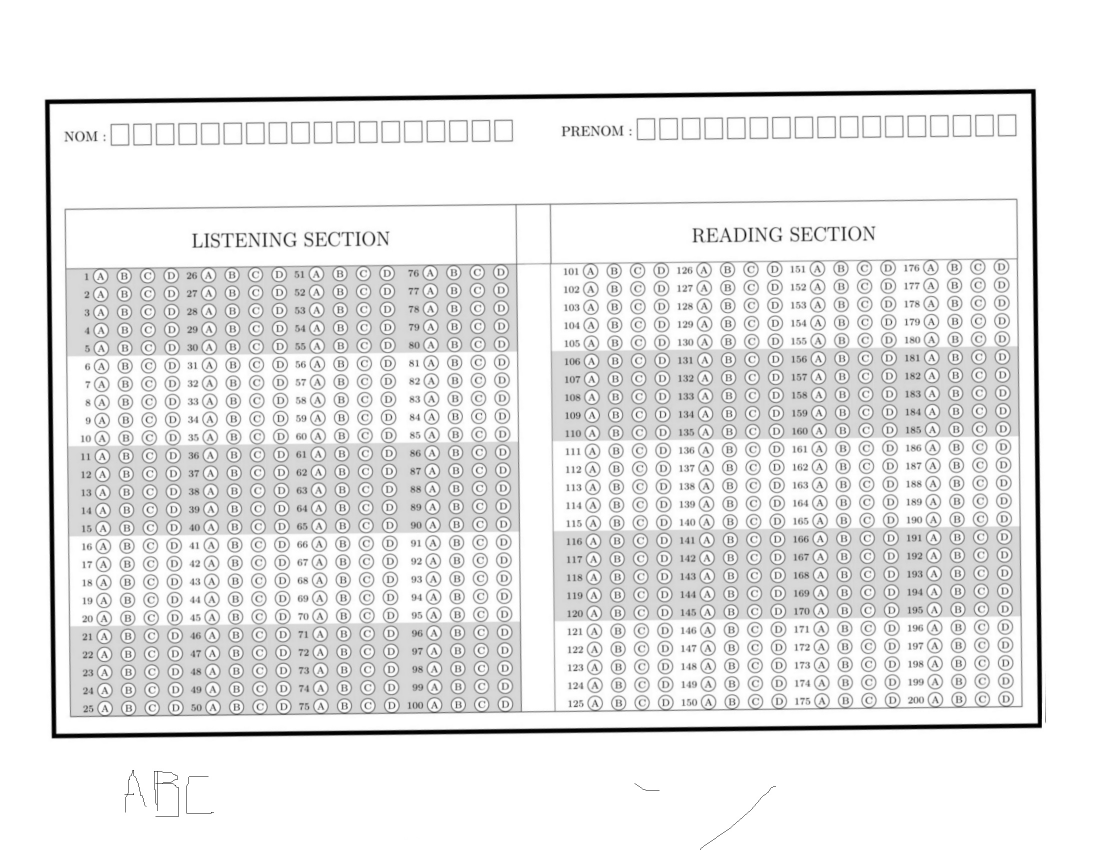
#> input picture Grille_Toeic-15-1.jpg, 2200 x 1700 px (shown at 1/2 size)
$ python resize.py   (older library calls are emulated)
#> lines starting #> are read from the running program, lines starting #| are printed output that depends on the picture; after the words box and inside, x2 and y2 are one past the last pixel; in counts of white or black regions, pixels touching at a corner belong together
#> further down, img1 is the input picture: shape (1700, 2200, 3); min 0, max 255, mean 233.2
# -*- coding: utf-8 -*-
import cv2 as cv
import numpy as np
import math
from PIL import Image, ImageStat


"""
This file contains functions to crop the white borders around the image

"""


def distaucarre(point, org=(0, 0)):
    return (math.pow(point[0] - org[0], 2) + math.pow(point[1] - org[1], 2))


# given a contour, returns the area of the smallest enclosing rectangle
def areaCnt(contour):
     rect = cv.minAreaRect(contour)
     return rect[1][0]*rect[1][1]


# calculates the brightness of an image
def brightness( cv_im ):
   cv_im = cv.cvtColor(cv_im,cv.COLOR_BGR2RGB)
   pil_im = Image.fromarray(cv_im)
   stat = ImageStat.Stat(pil_im)
   return stat.mean[0]


# true if the image is upside down
def isUpsideDown(img):
    width, height = img.shape[:2]

    # select a part of the image which is normally white
    y=int(height*0.08)
    x=int(width*0.2)
    h=int(height*0.05)
    w=int(width*0.2)
    sub_image = img[y:y+h, x:x+w]

    # if its brightness is less than the limit, it is upside down
    limit = 240
    return brightness(sub_image) < limit


# main function : crop the image to the enclosing rectangle (the size has already been normalized in p2j.py)
def resize(img):
    width, height = img.shape[:2]
#> width = 1700; height = 2200

    blurred = cv.GaussianBlur(img, (3, 3), 0)

    gray = cv.cvtColor(blurred, cv.COLOR_BGR2GRAY)
    thresh = cv.adaptiveThreshold(gray, 255, cv.ADAPTIVE_THRESH_GAUSSIAN_C, cv.THRESH_BINARY_INV, 3, 2)
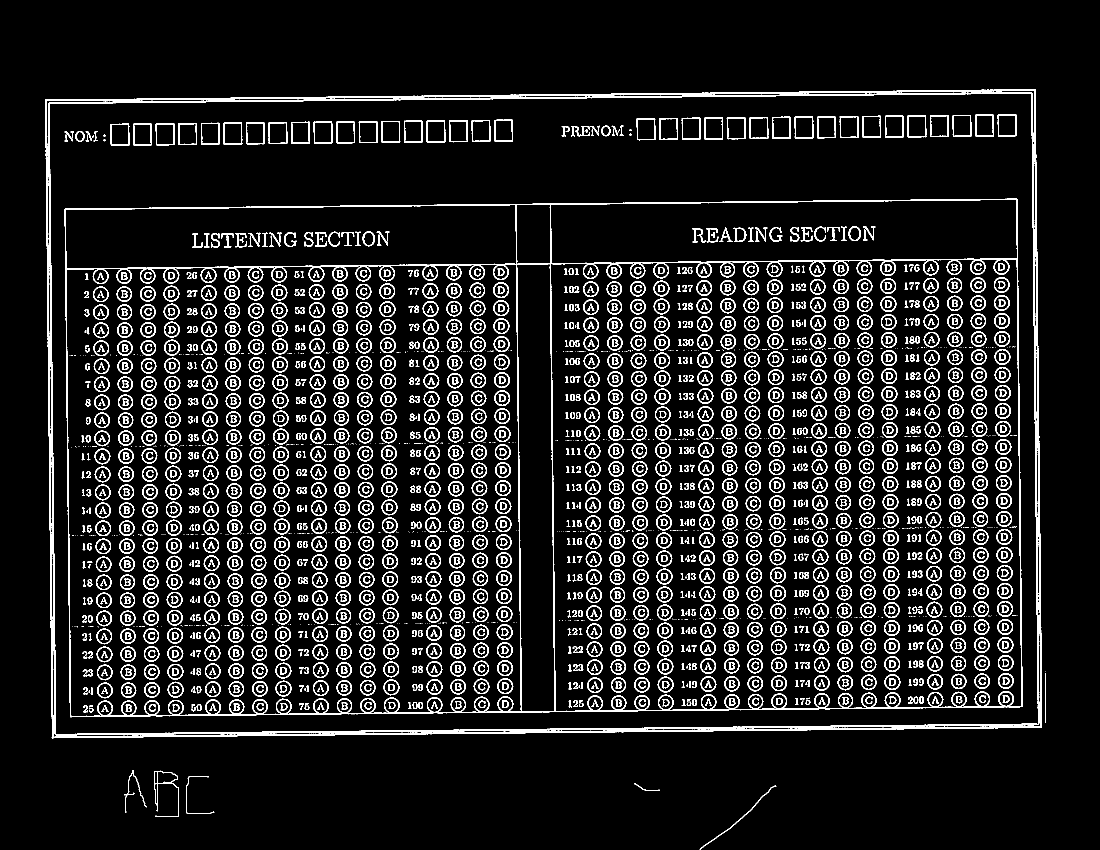
#> thresh: shape (1700, 2200) (shown at 1/2 size); 10% white in thin lines or dots, all inside (x1, y1, x2, y2) = (90, 178, 2092, 1700)

    #find all contours in the image
    major = cv.__version__.split('.')[0]
    if major == '3':
        _, contours, _ = cv.findContours(thresh, cv.RETR_EXTERNAL, cv.CHAIN_APPROX_SIMPLE)
    else:
        contours, _ = cv.findContours(thresh, cv.RETR_EXTERNAL, cv.CHAIN_APPROX_SIMPLE)
#> contours = 8 contours, 1 with area under 20; largest, box (x1, y1, x2, y2) and area: (90, 178, 2084, 1477) 2526474, (308, 1541, 358, 1634) 1102, (1399, 1571, 1553, 1700) 244, (248, 1540, 294, 1626) 109, (2090, 1346, 2092, 1446) 56, (1268, 1566, 1320, 1582) 36, (372, 1552, 429, 1627) 28


    #only keep the contour of maximal area to get rid of all marks outside of the rectangle
    biggestContour=max(contours, key=lambda p: areaCnt(p))
#> biggestContour = contour of 438 points, box (x1, y1, x2, y2) (90, 178, 2084, 1477), area 2526474

    # minimal enclosing rectangle
    rect = cv.minAreaRect(biggestContour)
#> rect = ((1086.8, 827), (1981.3, 1277.4), -0.605)

    #si il est a un angle faible on le garde (si l'angle est eleve le rectangle est souvent trop grand)
    angle=rect[2]
#> angle = -0.605
    #nb de degres d'ecart a l'horizontale autorise (eleve si la resolution est elevee)
    marge=7
    if abs(angle) < marge or angle < -90+marge:
        #print('droit')
        box = cv.boxPoints(rect)
#> box = [[103, 1476.1], [89.52, 198.8], [2070.7, 177.9], [2084.2, 1455.1]]

    #sinon on recherche les coins du contour (cette methode ne marche pas bien si l'angle est trop faible ou la resolution trop faible)
    else:
        a=min(biggestContour, key=lambda p: p[0][0])
        b=min(biggestContour, key=lambda p: p[0][1])
        c=max(biggestContour, key=lambda p: p[0][0])
        d=max(biggestContour, key=lambda p: p[0][1])
        box=[a[0].tolist(),b[0].tolist(),c[0].tolist(),d[0].tolist()]

    box = np.int0(box)
#> box = [[103, 1476], [89, 198], [2070, 177], [2084, 1455]]
    # [9 lines of commented-out code are left out]

    box = box.tolist()

    # find which point is top right, top left...
    box = sorted(box,key=lambda l:l[1])
#> box = [[2070, 177], [89, 198], [2084, 1455], [103, 1476]]
    box = sorted(box,key=lambda l:l[0])
#> box = [[89, 198], [103, 1476], [2070, 177], [2084, 1455]]
    if distaucarre(box[0]) < distaucarre(box[1]):
        top_left = box[0]
#> top_left = [89, 198]
        box.pop(0)
    else:
        top_left = box[1]
        box.pop(1)

    if distaucarre(box[1]) > distaucarre(box[2]):
        bottom_right = box[1]
        box.pop(1)
    else:
        bottom_right = box[2]
#> bottom_right = [2084, 1455]
        box.pop(2)
    bottom_left = box[0]
#> bottom_left = [103, 1476]
    top_right = box[1]
#> top_right = [2070, 177]

    #resize the image according to the rectangle
    pts1 = np.float32([top_left, bottom_left, top_right, bottom_right])
#> pts1 has the same summary as box
    pts2 = np.float32([[0, 0], [0, width], [height, 0], [height, width]])
    M = cv.getPerspectiveTransform(pts1, pts2)
#> M = [[1.11, -0.0122, -96.42], [0.0141, 1.33, -264.6], [-4.96e-20, 1.02e-19, 1]]
    img=cv.warpPerspective(img, M, (height, width))
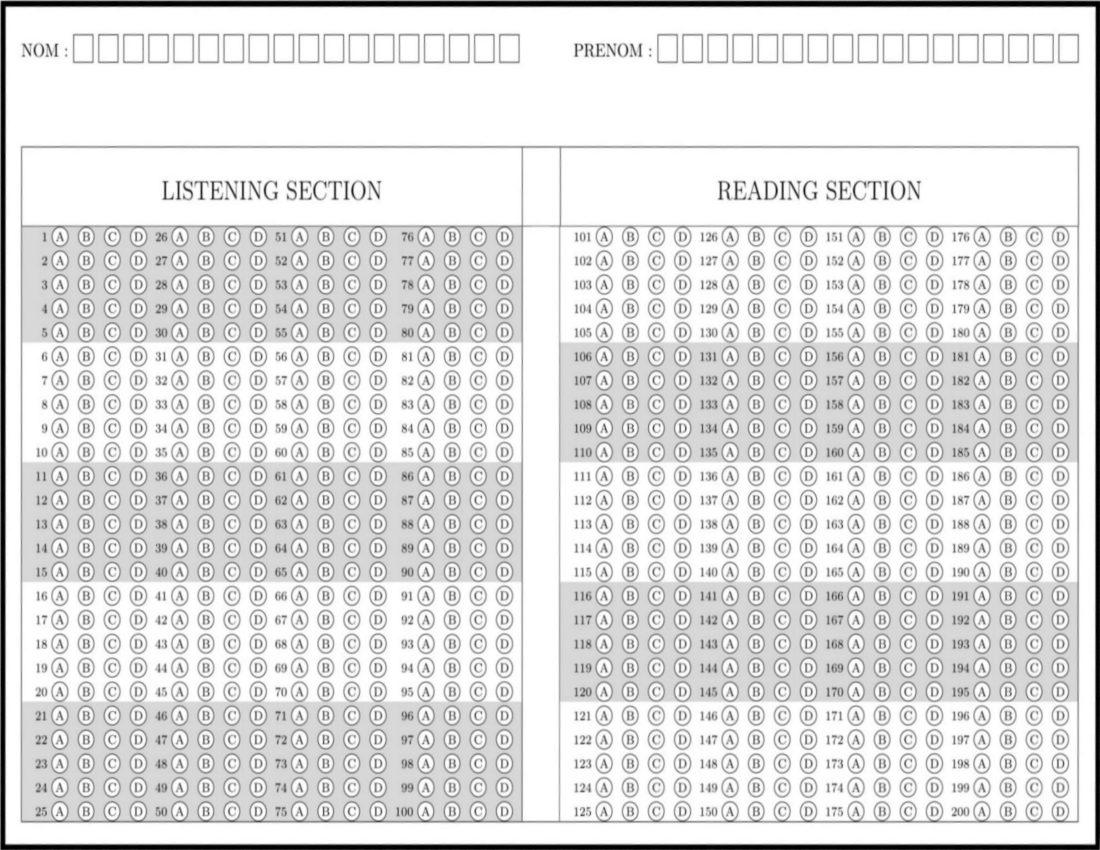
#> img: shape (1700, 2200, 3) (shown at 1/2 size); min 0, max 255, mean 223.2


    #if it is rotated 90 degrees
    while isUpsideDown(img):
#> in isUpsideDown, `width, height = img.shape[:2]`: width = 1700; height = 2200
#> in isUpsideDown, `y=int(height*0.08)`: y = 176
#> in isUpsideDown, `x=int(width*0.2)`: x = 340
#> in isUpsideDown, `h=int(height*0.05)`: h = 110
#> in isUpsideDown, `w=int(width*0.2)`: w = 340
#> in isUpsideDown, `limit = 240`: limit = 240
        pil_im = Image.fromarray(img)
        pil_im=pil_im.transpose(Image.ROTATE_90)
        img = np.array(pil_im)
        # Convert RGB to BGR
        img = img[:, :, ::-1].copy()
#> this loop made 0 passes

    return img


# main for testing only
if __name__ == '__main__':
    pathJPG=r'Grille_Toeic-15-1.jpg'
    img1 = cv.imread(pathJPG)

    """
    import cProfile
    pr = cProfile.Profile()
    pr.enable()
    """
    img1 = resize(img1)
    """
    pr.disable()
    pr.print_stats(sort='cumtime')
    """

    width = 970
    height = 620
    resized = cv.resize(img1, (width, height))
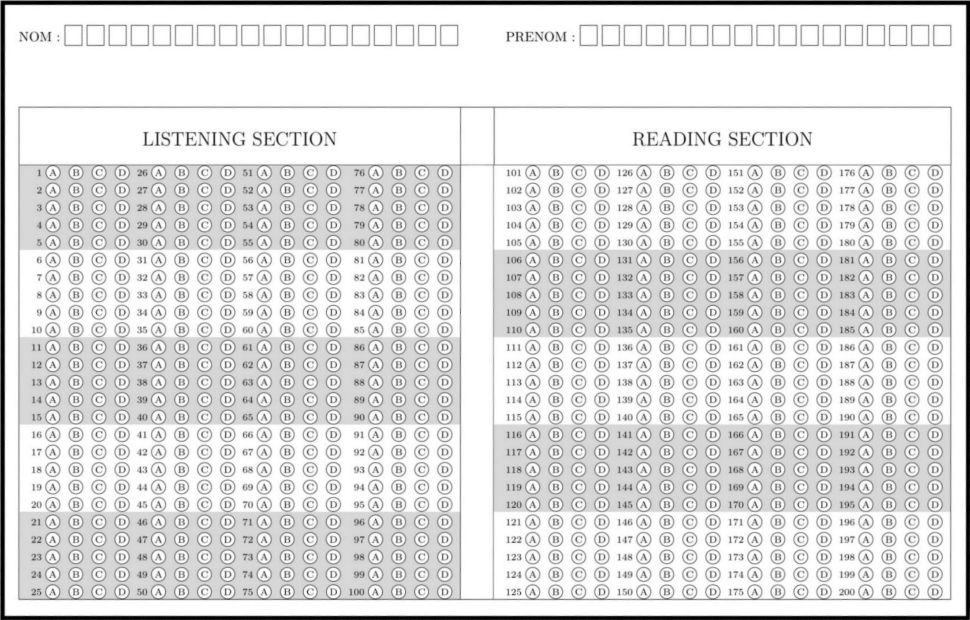
#> resized: shape (620, 970, 3); min 0, max 255, mean 223.1
    cv.imshow('resized', resized)
    cv.waitKey(0)
